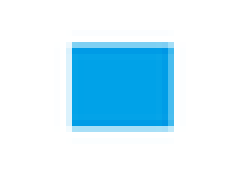
#> input picture source/CSC420 Intro to Image Understanding/assets/blue-square.png, 41 x 30 px (shown 6 times larger)
$ jupyter execute --allow-errors 'Fourier Transformation.ipynb'
#> lines starting #> are read from the running program, lines starting #| are printed output that depends on the picture
[cell 1]
import numpy as np
import matplotlib.pyplot as plt
import cv2

## Fourier Transformation

#### sin
$$y(x) = A\sin(wx+\phi)$$
$A$ amplitude
$w$ angular frequency
$\phi$ phase

#### Fourier Transform
Given function $f:\mathbb R\rightarrow \mathbb R$ in the spatial domain, the function in the frequency domain $F$ is
$$F(w) = \int_{-\infty}^\infty f(x)e^{-iwx}$$
Often is defined instead with spatial
$$F(f) = \int_{-\infty}^\infty f(x)e^{-i2\pi x} dx$$
The inverse Fourier transform is
$$f(x) = \int_{-\infty}^\infty F(w)e^{iwx}dw$$
Then,
$$e^{iwx} = \cos wx + i\sin wx$$
The cos/sin pair can encode the __phase__ of the sin
$$u\cos wx + v\sin wx = A\sin(wx + \phi), A = \pm \sqrt{v^2 + u^2}, \phi = \arctan \frac u v$$

[cell 2]
plt.figure(figsize=(12, 4))
plt.subplot(121)
x = np.arange(-5, 5, 0.01)
sin_ = np.sin(x)
cos_ = np.cos(x)
plt.plot(x, sin_, label="sin x")
plt.plot(x, cos_, label="cos x")
plt.plot(x, sin_ + cos_, label="sin x + cos x")
plt.title("Same frequency")
plt.legend();
plt.subplot(122)
sin_ = np.sin(x)
cos_ = np.cos(2 * x)
plt.plot(x, sin_, label="sin x")
plt.plot(x, cos_, label="cos x")
plt.plot(x, sin_ + cos_, label="sin x +cos 2x ")
plt.title("Different frequency")
plt.legend();
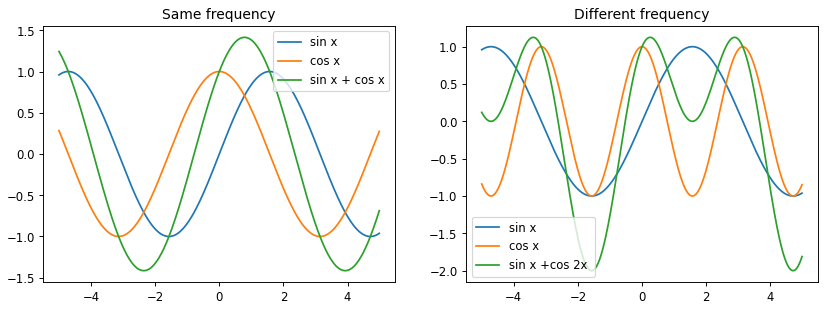
#> figure drawn by matplotlib, 2 panels; panel 1: curve peaks at x = 1.57, y = 1; panel 1: curve peaks at x = -1.07e-13, y = 1; panel 1: curve peaks at x = 0.79, y = 1.41; panel 2: curve peaks at x = 1.57, y = 1

[cell 3]
img = cv2.imread('../../CSC420 Intro to Image Understanding/assets/blue-square.png', cv2.IMREAD_GRAYSCALE)
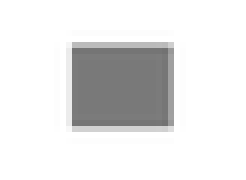
#> img: shape (30, 41) (shown 6 times larger); min 114, max 255, mean 229.4
f = np.fft.fft2(img)
fshift = np.fft.fftshift(f)
magnitude_spectrum = 20 * np.log(np.abs(fshift))
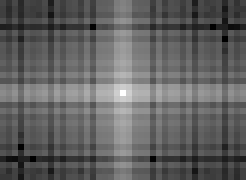
#> magnitude_spectrum: shape (30, 41) float64 (shown 6 times larger); min -9.62, max 251, mean 90.1; drawn with min black and max white
plt.figure(figsize=(12, 12))
plt.subplot(321),
plt.imshow(img, cmap = 'gray')
plt.title('Input Image'), plt.axis("off")
plt.subplot(322),
plt.imshow(magnitude_spectrum, cmap = 'gray')
plt.title('Magnitude Spectrum')
plt.axis("off")

img = cv2.imread('../../CSC420 Intro to Image Understanding/assets/circle.png', cv2.IMREAD_GRAYSCALE)
#> (the rest of this cell did not finish here and is left out)

If we remove the center information within the Fourier components, then we left only edges; if we remove the high frequency components, then we left only the low frequency components, i.e. blurred.

[cell 4]
plt.figure(figsize=(12, 10))
img = cv2.imread('../../CSC420 Intro to Image Understanding/assets/yurina.jpg', cv2.IMREAD_GRAYSCALE)
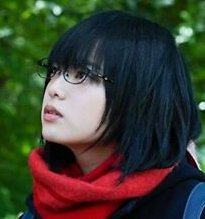
#> input picture source/CSC420 Intro to Image Understanding/assets/yurina.jpg, 205 x 219 px
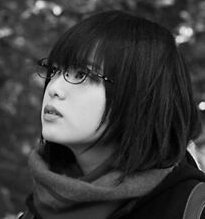
#> img: shape (219, 205); min 0, max 246, mean 59.4
f = np.fft.fft2(img)
fshift = np.fft.fftshift(f)
magnitude_spectrum = 20 * np.log(np.abs(fshift))
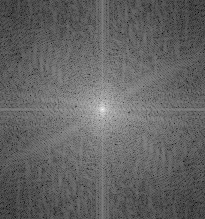
#> magnitude_spectrum: shape (219, 205) float64; min 34.09, max 295.9, mean 136.7; drawn with min black and max white
plt.subplot(221),
plt.imshow(img, cmap = 'gray')
plt.title('Input Image'), plt.axis("off")
plt.subplot(222),
plt.imshow(magnitude_spectrum, cmap = 'gray')
plt.title('Magnitude Spectrum')
plt.axis("off")

f_high = fshift.copy()
#> (the rest of this cell did not finish here and is left out)
